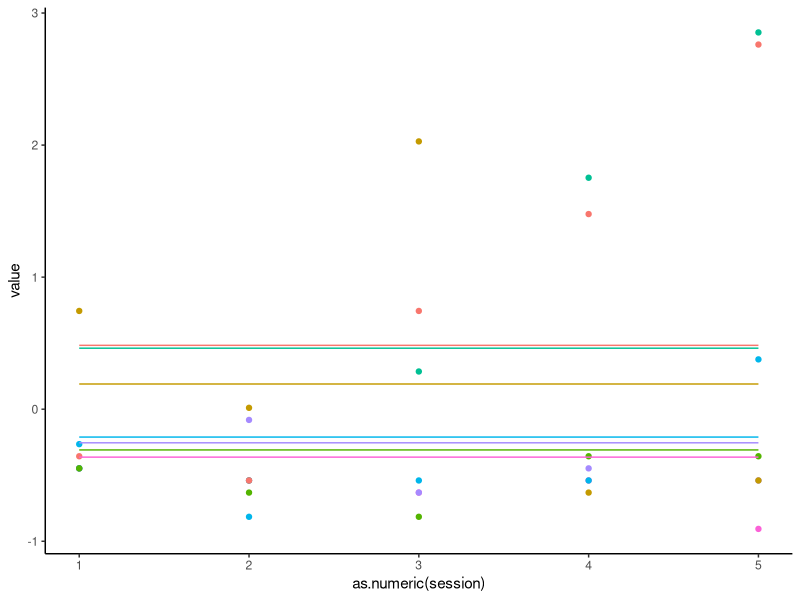
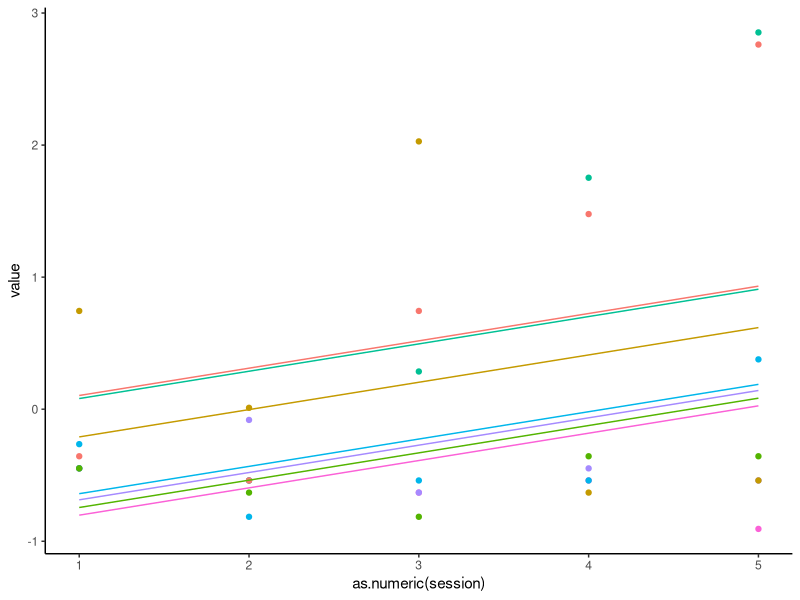
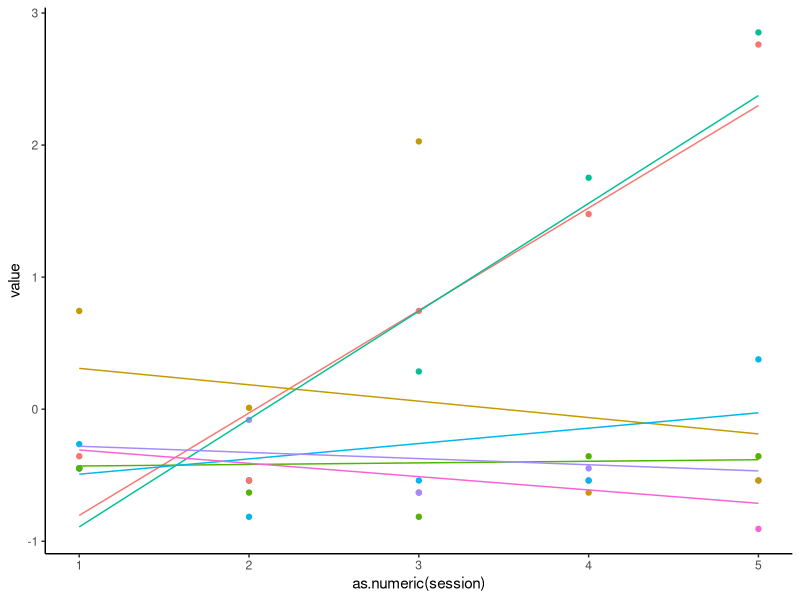
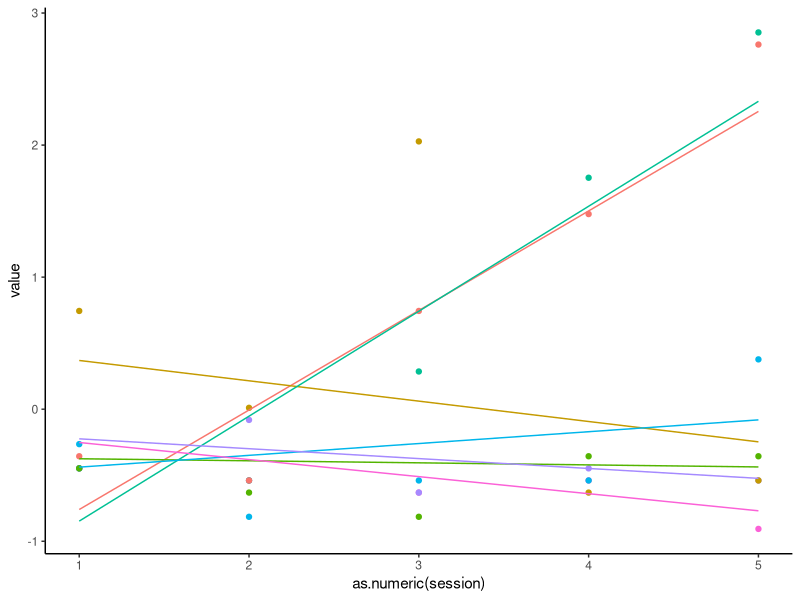

Recreate these plots in R, in order.
############ Clear environment and load data ############
rm(list=ls())

library(data.table)
library(dplyr)
library(ggplot2)

behav               <- read.delim("a-ABCD_behav.csv",sep=",", na.strings=c(""," ","NA"), header=TRUE, skipNul=TRUE)
behav.table         <- data.table(behav)
behav.table$subject <- as.factor(behav.table$subject)

############ Generate data tables ############
id.0bk             <- as_data_frame(behav.table[behav.table$task=='enb' & behav.table$measure=='zeroback'])
id.2bk             <- as_data_frame(behav.table[behav.table$task=='enb' & behav.table$measure=='twoback'])
id.dprime          <- as_data_frame(behav.table[behav.table$task=='recmem' & behav.table$measure=='dprime'])
id.hit_rate        <- as_data_frame(behav.table[behav.table$task=='recmem' & behav.table$measure=='hit_rate'])
id.falsealarm_rate <- as_data_frame(behav.table[behav.table$task=='recmem' & behav.table$measure=='falsealarm_rate'])
id.ssd             <- as_data_frame(behav.table[behav.table$task=='sst' & behav.table$measure=='ssd'])
id.ssrt            <- as_data_frame(behav.table[behav.table$task=='sst' & behav.table$measure=='ssrt'])
id.pracrt          <- as_data_frame(behav.table[behav.table$task=='mid' & behav.table$measure=='pracrt'])
id.reward_acc      <- as_data_frame(behav.table[behav.table$task=='mid' & behav.table$measure=='reward_acc'])
id.loss_acc        <- as_data_frame(behav.table[behav.table$task=='mid' & behav.table$measure=='loss_acc'])
id.neutral_acc     <- as_data_frame(behav.table[behav.table$task=='mid' & behav.table$measure=='neutral_acc'])

############ Scale data ############
id.0bk$value             <- scale(id.0bk$value)
id.2bk$value             <- scale(id.2bk$value)
id.dprime$value          <- scale(id.dprime$value)
id.hit_rate$value        <- scale(id.hit_rate$value)
id.falsealarm_rate$value <- scale(id.falsealarm_rate$value)
id.ssd$value             <- scale(id.ssd$value)
id.ssrt$value            <- scale(id.ssrt$value)
id.pracrt$value          <- scale(id.pracrt$value)
id.reward_acc$value      <- scale(id.reward_acc$value)
id.loss_acc$value        <- scale(id.loss_acc$value)
id.neutral_acc$value     <- scale(id.neutral_acc$value)

############ Run mixed effects models ############
library(lmerTest)
library(lme4)
library(optimx)
options(contrasts = c("contr.sum","contr.poly"))
m.0bk.0 <- lmer(value ~ (1 | subject), data=id.0bk, verbose=FALSE, control = lmerControl(optimizer ='optimx', optCtrl=list(method='L-BFGS-B')))
m.0bk.1 <- lmer(value ~ session + (1 | subject), data=id.0bk, verbose=FALSE, control = lmerControl(optimizer ='optimx', optCtrl=list(method='L-BFGS-B')))
m.0bk.2 <- lmer(value ~ session + (1 + session | subject), data=id.0bk, verbose=FALSE, control = lmerControl(optimizer ='optimx', optCtrl=list(method='L-BFGS-B')))

m.2bk.0 <- lmer(value ~ (1 | subject), data=id.2bk, verbose=FALSE, control = lmerControl(optimizer ='optimx', optCtrl=list(method='L-BFGS-B')))
m.2bk.1 <- lmer(value ~ session + (1 | subject), data=id.2bk, verbose=FALSE, control = lmerControl(optimizer ='optimx', optCtrl=list(method='L-BFGS-B')))
m.2bk.2 <- lmer(value ~ session + (1 + session | subject), data=id.2bk, verbose=FALSE, control = lmerControl(optimizer ='optimx', optCtrl=list(method='L-BFGS-B')))

m.dprime.0 <- lmer(value ~ (1 | subject), data=id.dprime, verbose=FALSE, control = lmerControl(optimizer ='optimx', optCtrl=list(method='L-BFGS-B')))
m.dprime.1 <- lmer(value ~ session + (1 | subject), data=id.dprime, verbose=FALSE, control = lmerControl(optimizer ='optimx', optCtrl=list(method='L-BFGS-B')))
m.dprime.2 <- lmer(value ~ session + (1 + session | subject), data=id.dprime, verbose=FALSE, control = lmerControl(optimizer ='optimx', optCtrl=list(method='L-BFGS-B')))

m.hit_rate.0 <- lmer(value ~ (1 | subject), data=id.hit_rate, verbose=FALSE, control = lmerControl(optimizer ='optimx', optCtrl=list(method='L-BFGS-B')))
m.hit_rate.1 <- lmer(value ~ session + (1 | subject), data=id.hit_rate, verbose=FALSE, control = lmerControl(optimizer ='optimx', optCtrl=list(method='L-BFGS-B')))
m.hit_rate.2 <- lmer(value ~ session + (1 + session | subject), data=id.hit_rate, verbose=FALSE, control = lmerControl(optimizer ='optimx', optCtrl=list(method='L-BFGS-B')))

m.falsealarm_rate.0 <- lmer(value ~ (1 | subject), data=id.falsealarm_rate, verbose=FALSE, control = lmerControl(optimizer ='optimx', optCtrl=list(method='L-BFGS-B')))
m.falsealarm_rate.1 <- lmer(value ~ session + (1 | subject), data=id.falsealarm_rate, verbose=FALSE, control = lmerControl(optimizer ='optimx', optCtrl=list(method='L-BFGS-B')))
m.falsealarm_rate.2 <- lmer(value ~ session + (1 + session | subject), data=id.falsealarm_rate, verbose=FALSE, control = lmerControl(optimizer ='optimx', optCtrl=list(method='L-BFGS-B')))
m.falsealarm_rate.3 <- lmer(value ~ (1 + session | subject), data=id.falsealarm_rate, verbose=FALSE, control = lmerControl(optimizer ='optimx', optCtrl=list(method='L-BFGS-B')))

m.ssd.0 <- lmer(value ~ (1 | subject), data=id.ssd, verbose=FALSE, control = lmerControl(optimizer ='optimx', optCtrl=list(method='L-BFGS-B')))
m.ssd.1 <- lmer(value ~ session + (1 | subject), data=id.ssd, verbose=FALSE, control = lmerControl(optimizer ='optimx', optCtrl=list(method='L-BFGS-B')))
m.ssd.2 <- lmer(value ~ session + (1 + session | subject), data=id.ssd, verbose=FALSE, control = lmerControl(optimizer ='optimx', optCtrl=list(method='L-BFGS-B')))
m.ssd.3 <- lmer(value ~ (1 + session | subject), data=id.ssd, verbose=FALSE, control = lmerControl(optimizer ='optimx', optCtrl=list(method='L-BFGS-B')))

m.ssrt.0 <- lmer(value ~ (1 | subject), data=id.ssrt, verbose=FALSE, control = lmerControl(optimizer ='optimx', optCtrl=list(method='L-BFGS-B')))
m.ssrt.1 <- lmer(value ~ session + (1 | subject), data=id.ssrt, verbose=FALSE, control = lmerControl(optimizer ='optimx', optCtrl=list(method='L-BFGS-B')))
m.ssrt.2 <- lmer(value ~ session + (1 + session | subject), data=id.ssrt, verbose=FALSE, control = lmerControl(optimizer ='optimx', optCtrl=list(method='L-BFGS-B')))

m.pracrt.0 <- lmer(value ~ (1 | subject), data=id.pracrt, verbose=FALSE, control = lmerControl(optimizer ='optimx', optCtrl=list(method='L-BFGS-B')))
m.pracrt.1 <- lmer(value ~ session + (1 | subject), data=id.pracrt, verbose=FALSE, control = lmerControl(optimizer ='optimx', optCtrl=list(method='L-BFGS-B')))
m.pracrt.2 <- lmer(value ~ session + (1 + session | subject), data=id.pracrt, verbose=FALSE, control = lmerControl(optimizer ='optimx', optCtrl=list(method='L-BFGS-B')))

m.reward_acc.0 <- lmer(value ~ (1 | subject), data=id.reward_acc, verbose=FALSE, control = lmerControl(optimizer ='optimx', optCtrl=list(method='L-BFGS-B')))
m.reward_acc.1 <- lmer(value ~ session + (1 | subject), data=id.reward_acc, verbose=FALSE, control = lmerControl(optimizer ='optimx', optCtrl=list(method='L-BFGS-B')))
m.reward_acc.2 <- lmer(value ~ session + (1 + session | subject), data=id.reward_acc, verbose=FALSE, control = lmerControl(optimizer ='optimx', optCtrl=list(method='L-BFGS-B')))

m.loss_acc.0 <- lmer(value ~ (1 | subject), data=id.loss_acc, verbose=FALSE, control = lmerControl(optimizer ='optimx', optCtrl=list(method='L-BFGS-B')))
m.loss_acc.1 <- lmer(value ~ session + (1 | subject), data=id.loss_acc, verbose=FALSE, control = lmerControl(optimizer ='optimx', optCtrl=list(method='L-BFGS-B')))
m.loss_acc.2 <- lmer(value ~ session + (1 + session | subject), data=id.loss_acc, verbose=FALSE, control = lmerControl(optimizer ='optimx', optCtrl=list(method='L-BFGS-B')))

m.neutral_acc.0 <- lmer(value ~ (1 | subject), data=id.neutral_acc, verbose=FALSE, control = lmerControl(optimizer ='optimx', optCtrl=list(method='L-BFGS-B')))
m.neutral_acc.1 <- lmer(value ~ session + (1 | subject), data=id.neutral_acc, verbose=FALSE, control = lmerControl(optimizer ='optimx', optCtrl=list(method='L-BFGS-B')))
m.neutral_acc.2 <- lmer(value ~ session + (1 + session | subject), data=id.neutral_acc, verbose=FALSE, control = lmerControl(optimizer ='optimx', optCtrl=list(method='L-BFGS-B')))

############ Compare models with and without random slopes ############
anova(m.0bk.1, m.0bk.2)
anova(m.2bk.1, m.2bk.2)
anova(m.dprime.1, m.dprime.2)
anova(m.hit_rate.1, m.hit_rate.2)
anova(m.falsealarm_rate.1, m.falsealarm_rate.2)
anova(m.ssd.1, m.ssd.2)
anova(m.ssrt.1, m.ssrt.2)
anova(m.pracrt.1, m.pracrt.2)
anova(m.reward_acc.1, m.reward_acc.2)
anova(m.loss_acc.1, m.loss_acc.2)
anova(m.neutral_acc.1, m.neutral_acc.2)

############ Compute Bayes factors ############
library(bayestestR)
bayesfactor_models(m.0bk.1, m.0bk.2, denominator = m.0bk.0)
bayesfactor_models(m.2bk.1, m.2bk.2, denominator = m.2bk.0)
bayesfactor_models(m.dprime.1, m.dprime.2, denominator = m.dprime.0)
bayesfactor_models(m.hit_rate.1, m.hit_rate.2, denominator = m.hit_rate.0)

bayesfactor_models(m.falsealarm_rate.1, m.falsealarm_rate.2, m.falsealarm_rate.3, denominator = m.falsealarm_rate.0)
bayesfactor_models(m.falsealarm_rate.0, m.falsealarm_rate.1, m.falsealarm_rate.2, denominator = m.falsealarm_rate.3)

bayesfactor_models(m.ssd.1, m.ssd.2, m.ssd.3, denominator = m.ssd.0)
bayesfactor_models(m.ssd.0, m.ssd.1, m.ssd.2, denominator = m.ssd.3)

bayesfactor_models(m.ssrt.1, m.ssrt.2, denominator = m.ssrt.0)
bayesfactor_models(m.pracrt.1, m.pracrt.2, denominator = m.pracrt.0)
bayesfactor_models(m.reward_acc.1, m.reward_acc.2, denominator = m.reward_acc.0)
bayesfactor_models(m.loss_acc.1, m.loss_acc.2, denominator = m.loss_acc.0)
bayesfactor_models(m.neutral_acc.1, m.neutral_acc.2, denominator = m.neutral_acc.0)

############ Get mixed effects model results ############
summary(m.0bk.1)
anova(m.0bk.1)

summary(m.2bk.1)
anova(m.2bk.1)

summary(m.dprime.1)
anova(m.dprime.1)

summary(m.hit_rate.1)
anova(m.hit_rate.1)

summary(m.falsealarm_rate.2)
anova(m.falsealarm_rate.2)

summary(m.ssd.2)
anova(m.ssd.2)

summary(m.ssrt.1)
anova(m.ssrt.1)

summary(m.pracrt.1)
anova(m.pracrt.1)

summary(m.reward_acc.1)
anova(m.reward_acc.1)

summary(m.loss_acc.1)
anova(m.loss_acc.1)

summary(m.neutral_acc.1)
anova(m.neutral_acc.1)

############ Visualize lme4 output ############
(plot.falsealarm_rate.0 <- ggplot(id.falsealarm_rate, aes(x = as.numeric(session), y = value, colour = subject)) +
  geom_point() +
  theme_classic() +
  geom_line(data = cbind(id.falsealarm_rate, pred = predict(m.falsealarm_rate.0)), aes(y = pred)) +
  theme(legend.position = "none"))

(plot.falsealarm_rate.1 <- ggplot(id.falsealarm_rate, aes(x = as.numeric(session), y = value, colour = subject)) +
  geom_point() +
  theme_classic() +
  geom_line(data = cbind(id.falsealarm_rate, pred = predict(m.falsealarm_rate.1)), aes(y = pred)) +
  theme(legend.position = "none"))

(plot.falsealarm_rate.2 <- ggplot(id.falsealarm_rate, aes(x = as.numeric(session), y = value, colour = subject)) +
  geom_point() +
  theme_classic() +
  geom_line(data = cbind(id.falsealarm_rate, pred = predict(m.falsealarm_rate.2)), aes(y = pred)) +
  theme(legend.position = "none"))

(plot.falsealarm_rate.3 <- ggplot(id.falsealarm_rate, aes(x = as.numeric(session), y = value, colour = subject)) +
    geom_point() +
    theme_classic() +
    geom_line(data = cbind(id.falsealarm_rate, pred = predict(m.falsealarm_rate.3)), aes(y = pred)) +
    theme(legend.position = "none"))
